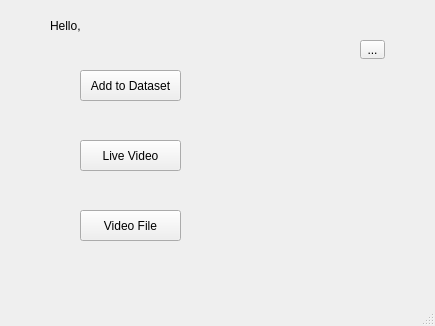
<?xml version="1.0" encoding="UTF-8"?>
<ui version="4.0">
 <class>MainWindow</class>
 <widget class="QMainWindow" name="MainWindow">
  <property name="geometry">
   <rect>
    <x>0</x>
    <y>0</y>
    <width>435</width>
    <height>326</height>
   </rect>
  </property>
  <property name="windowTitle">
   <string>MainWindow</string>
  </property>
  <widget class="QWidget" name="centralwidget">
   <widget class="QPushButton" name="add_dataset">
    <property name="geometry">
     <rect>
      <x>80</x>
      <y>70</y>
      <width>101</width>
      <height>31</height>
     </rect>
    </property>
    <property name="text">
     <string>Add to Dataset</string>
    </property>
   </widget>
   <widget class="QPushButton" name="live_video">
    <property name="geometry">
     <rect>
      <x>80</x>
      <y>140</y>
      <width>101</width>
      <height>31</height>
     </rect>
    </property>
    <property name="text">
     <string>Live Video</string>
    </property>
   </widget>
   <widget class="QPushButton" name="video_file">
    <property name="geometry">
     <rect>
      <x>80</x>
      <y>210</y>
      <width>101</width>
      <height>31</height>
     </rect>
    </property>
    <property name="text">
     <string>Video File</string>
    </property>
   </widget>
   <widget class="QToolButton" name="setup_button">
    <property name="geometry">
     <rect>
      <x>360</x>
      <y>40</y>
      <width>25</width>
      <height>19</height>
     </rect>
    </property>
    <property name="text">
     <string>...</string>
    </property>
   </widget>
   <widget class="QLabel" name="name_label">
    <property name="geometry">
     <rect>
      <x>50</x>
      <y>10</y>
      <width>81</width>
      <height>31</height>
     </rect>
    </property>
    <property name="text">
     <string>Hello, </string>
    </property>
   </widget>
  </widget>
  <widget class="QMenuBar" name="menubar">
   <property name="geometry">
    <rect>
     <x>0</x>
     <y>0</y>
     <width>435</width>
     <height>21</height>
    </rect>
   </property>
  </widget>
  <widget class="QStatusBar" name="statusbar"/>
 </widget>
 <resources/>
 <connections/>
</ui>
